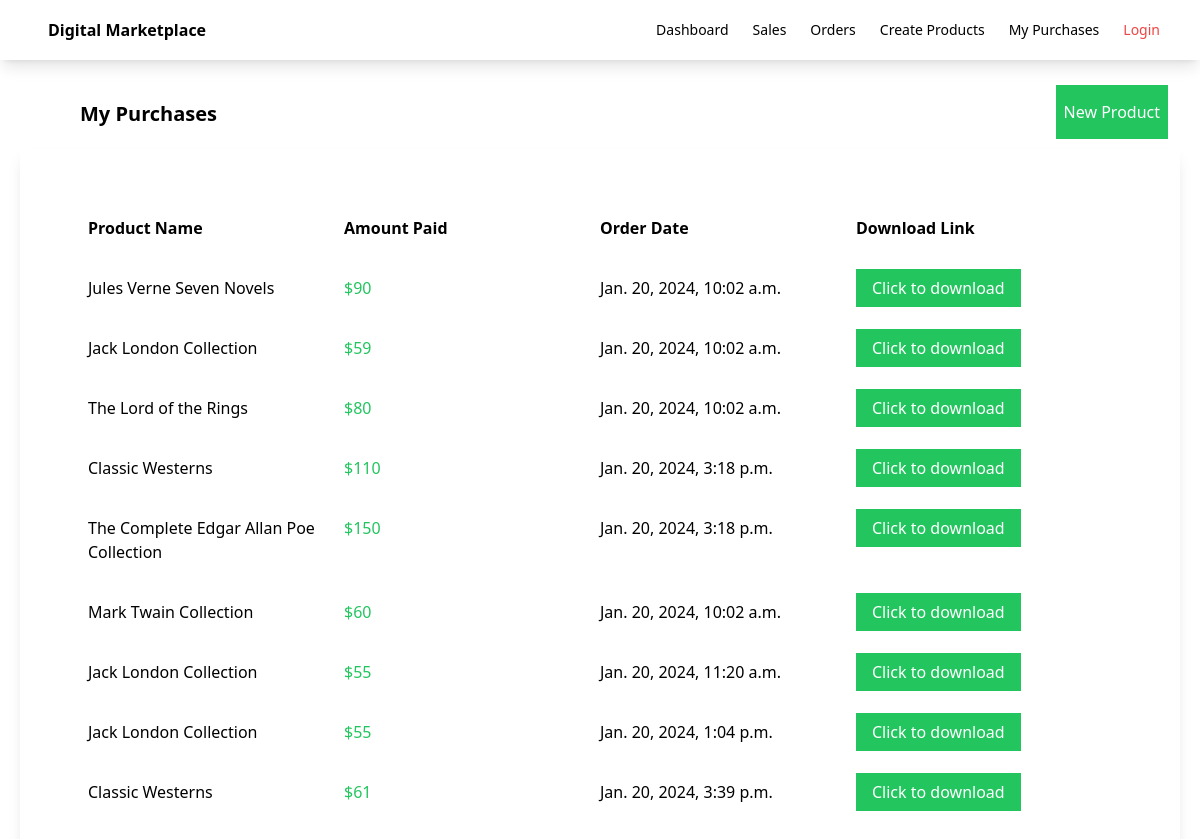
Page /purchases/ on the committed database.
### myapp/models.py (models this page shows, shortened)
class OrderDetail(models.Model):
    customer_email=models.EmailField()
    product=models.ForeignKey(Product,on_delete=models.CASCADE)
    amount=models.IntegerField()
    stripe_payment_intent=models.CharField(max_length=200, blank=True, null=True)
    has_paid=models.BooleanField(default=False)
    created_on=models.DateTimeField(auto_now=True)
    updated_on=models.DateTimeField(auto_now=True)

class Product(models.Model):
    seller=models.ForeignKey(User,on_delete=models.CASCADE,default=1)
    name=models.CharField(max_length=150)
    description=models.CharField(max_length=200)
    price=models.FloatField()
    file=models.FileField(upload_to="uploads")
    total_sales_amount=models.FloatField(default=0)
    total_sales=models.IntegerField(default=0)

### myapp/views.py (the view)
# urls.py: path('purchases/',views.my_purchases,name='purchases'),
def my_purchases(request):
    orders=OrderDetail.objects.all()
    return render(request,'myapp/purchases.html',{'orders':orders})

### myapp/templates/myapp/purchases.html
{% extends 'myapp/base.html' %}
{% block content %}
    <div class="flex justify-between">
        <div class="ml-20 mt-10 font-bold text-xl">My Purchases</div>
        <div class="ml-20 mt-10">
            <a class="bg-green-500 text-white px-2 py-4 mr-8" href="{% url 'createproduct' %}">New Product</a>
        </div>
    </div>
    <div class="order-container shadow-lg p-10 m-5">
        <div class="order-header flex font-bold  m-5 p-2 ">
            <div class="w-1/4">
                Product Name
            </div>
            <div class="w-1/4">
                Amount Paid
            </div>
            <div class="w-1/4">
                Order Date
            </div>
            <div class="w-1/4">
                Download Link
            </div>
        </div>
        {% for order in orders %}
        <div class="flex  m-5 p-2">
            <div class="w-1/4">
                {{order.product.name}}
            </div>
            <div class="w-1/4 text-green-500">
                ${{order.amount}}
            </div>
            <div class="w-1/4">
                {{order.created_on}}
            </div>
            <div class="w-1/4">
                <a class="bg-green-500 text-white px-4 py-2" href="{{order.product.file.url}}" download>Click to download</a>
            </div>
        </div>
        {% endfor %}
    </div>
{% endblock %}

### rows in the picture
OrderDetail: product.name "Jules Verne Seven Novels", amount "90", created_on "Jan. 20, 2024, 10:02 a.m."
OrderDetail: product.name "Jack London Collection", amount "59", created_on "Jan. 20, 2024, 10:02 a.m."
OrderDetail: product.name "The Lord of the Rings", amount "80", created_on "Jan. 20, 2024, 10:02 a.m."
OrderDetail: product.name "Classic Westerns", amount "110", created_on "Jan. 20, 2024, 3:18 p.m."
OrderDetail: product.name "The Complete Edgar Allan Poe Collection", amount "150", created_on "Jan. 20, 2024, 3:18 p.m."
OrderDetail: product.name "Mark Twain Collection", amount "60", created_on "Jan. 20, 2024, 10:02 a.m."
OrderDetail: product.name "Jack London Collection", amount "55", created_on "Jan. 20, 2024, 11:20 a.m."
OrderDetail: product.name "Jack London Collection", amount "55", created_on "Jan. 20, 2024, 1:04 p.m."
OrderDetail: product.name "Classic Westerns", amount "61", created_on "Jan. 20, 2024, 3:39 p.m."
